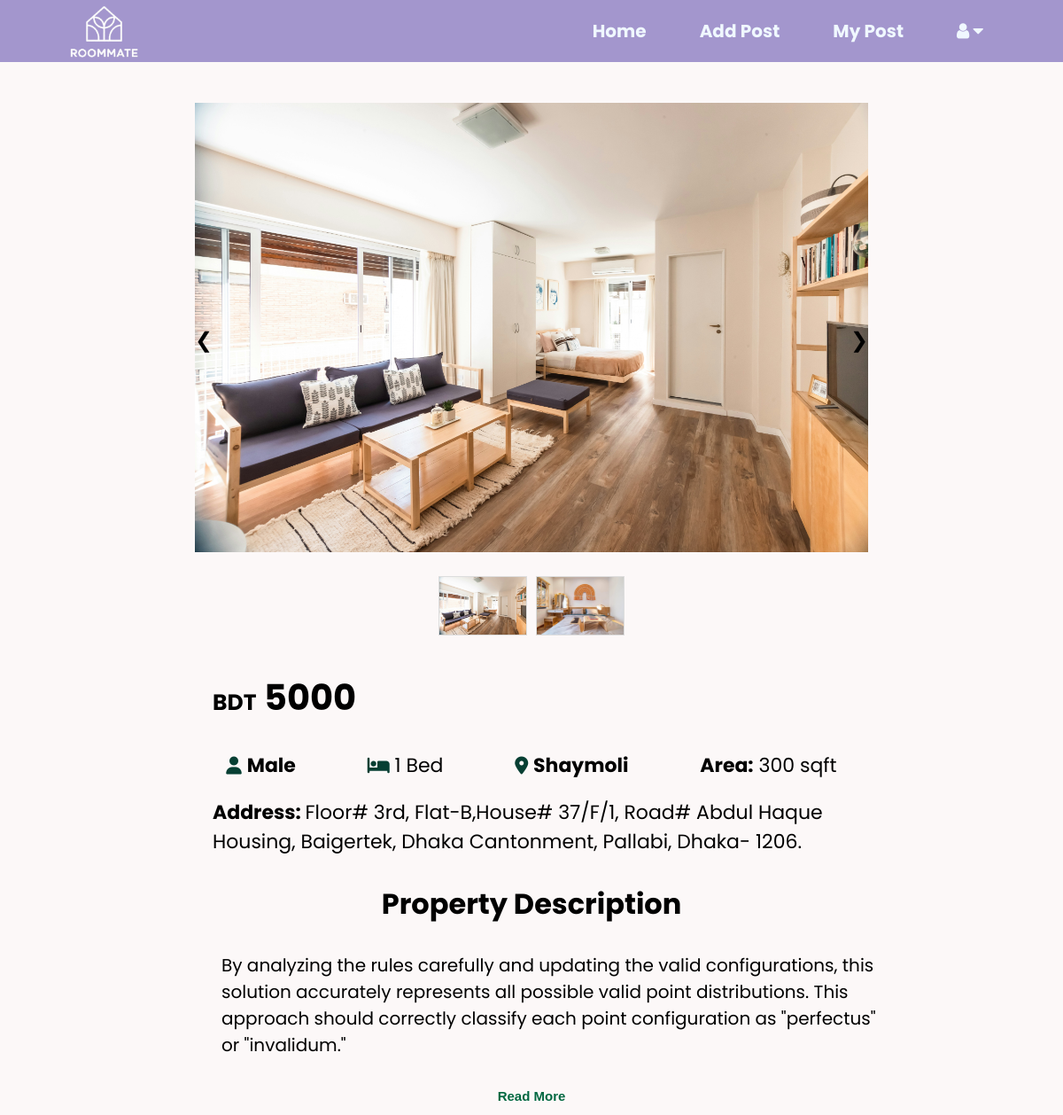
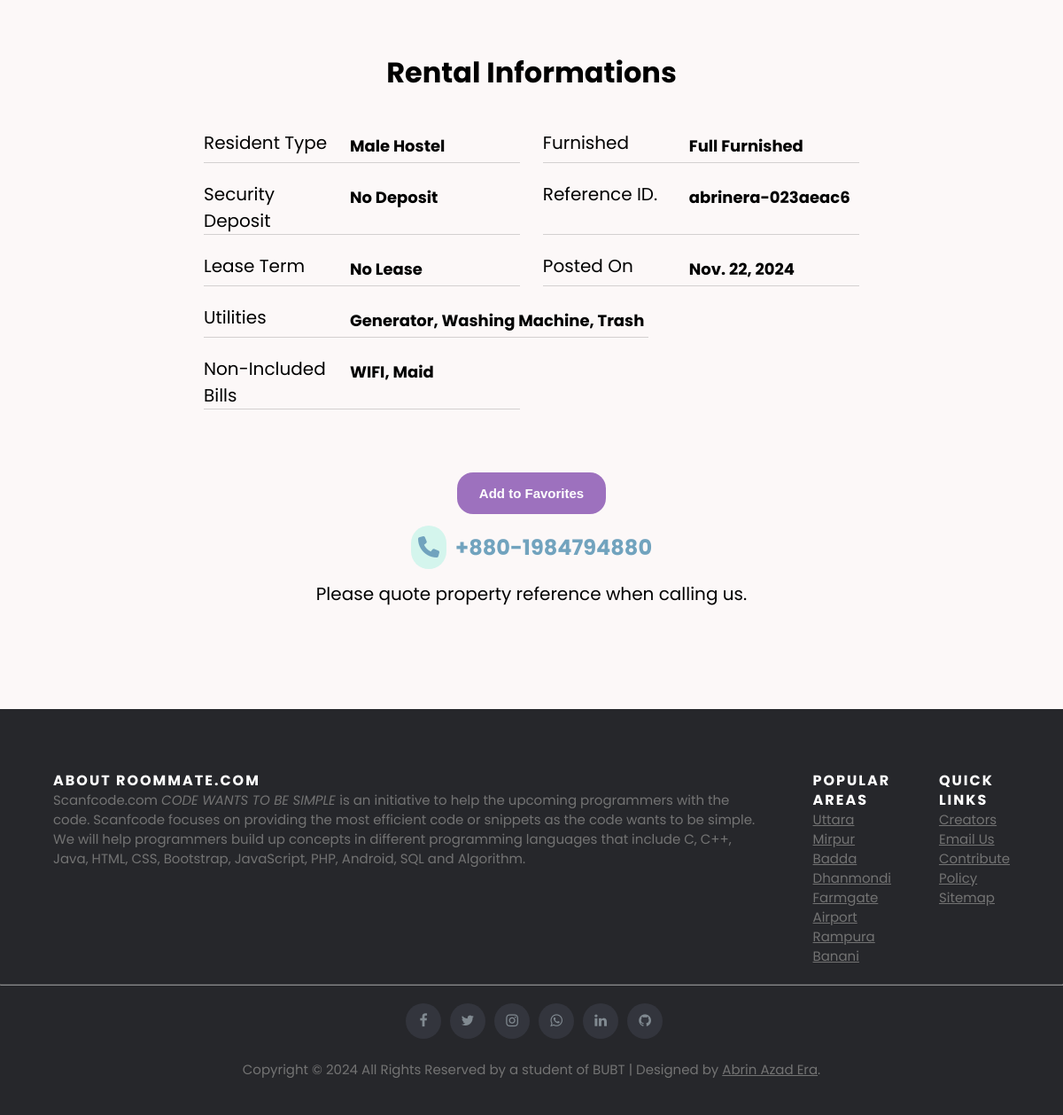
/view_details?post_id=abrinera-023aeac6, run on the app's committed database (2 pictures, top to bottom).
### webapp/models.py (models this page shows)
class Post(models.Model):
    DURATION_CHOICES = [
        (1, "2 Weeks"),
        (2, "3 Weeks"),
        (3, "1 Month"),
        (4, "2 Months"),
    ]
    SECURITY_DEPOSIT_CHOICES = [
        ("No Deposit", "No Deposit"),
        ("Half Month Rent", "Half Month Rent"),
        ("1 Month Rent", "1 Month Rent"),
        ("2 Months Rent", "2 Months Rent"),
    ]
    LEASE_TERM_CHOICES = [
        ("No Lease", "No Lease"),
        ("4 Months", "4 Months"),
        ("6 Months", "6 Months"),
        ("1 Year", "1 Year"),
        ("2 Years", "2 Years"),
        ("Other", "Other"),
    ]
    post_id = models.CharField(max_length=20, unique=True, primary_key=True)
    duration = models.IntegerField(choices=DURATION_CHOICES, default=4)
    tenant_type = models.CharField(max_length=100)
    location = models.CharField(max_length=100)
    bed = models.CharField(max_length=100)
    resident_type = models.CharField(max_length=100)
    description = models.TextField()
    address = models.CharField(max_length=255)
    rent = models.PositiveIntegerField()
    area = models.PositiveIntegerField(null=True, blank=True)  # Optional
    furnished = models.CharField(max_length=100)
    security_deposit = models.CharField(max_length=50, choices=SECURITY_DEPOSIT_CHOICES, default="No Deposit")
    lease_term = models.CharField(max_length=50, choices=LEASE_TERM_CHOICES, default="No Lease")
    utilities_included = models.JSONField(default=list, blank=True)  # List of selected utilities
    non_included_bills = models.JSONField(default=list, blank=True)  # List of selected non-included bills
    image1 = models.ImageField(null=True, blank= True, upload_to='post/')
    image2 = models.ImageField(null=True, blank= True, upload_to='post/')
    image3 = models.ImageField(null=True, blank= True, upload_to='post/')
    image4 = models.ImageField(null=True, blank= True, upload_to='post/')
    entry_date = models.DateField(auto_now_add=True)
    '''created_at = models.DateTimeField(auto_now_add=True)
    expires_at = models.DateTimeField()

    def save(self, *args, **kwargs):
        # Set `expires_at` based on `duration` when saving
        if not self.expires_at:
            duration_mapping = {
                1: 14,  # 2 Weeks
                2: 21,  # 3 Weeks
                3: 30,  # 1 Month
                4: 60,  # 2 Months
            }
            self.expires_at = now() + timedelta(days=duration_mapping.get(self.duration, 60))
        super().save(*args, **kwargs)'''

### webapp/views.py (the view)
# urls.py: path('view_details',views.view_details,name='view_details'),
def view_details(request):
    post_id = request.GET.get('post_id')
    rent = Post.objects.filter(post_id=post_id)
    return render(request, 'view_details.html',{'rent': rent})

### webapp/templates/view_details.html (shortened to what this page needs)
{% load static %}
<!DOCTYPE html>
<html lang="en">
<head>
    <link rel="stylesheet" href="{% static 'view_details.css' %}">
    <link rel="stylesheet" href="https://cdnjs.cloudflare.com/ajax/libs/font-awesome/6.5.1/css/all.min.css" />
    <link rel="stylesheet" href="https://cdnjs.cloudflare.com/ajax/libs/font-awesome/4.7.0/css/font-awesome.min.css">
</head>
<body>
<div class="slide-background">
    <div class="menu_bar">
    <img src="{% static 'img/roommate-logo-white.png' %}" class="logo">
    <ul>
        <li><a href="home">Home</a></li>
        <li><a href="add_post">Add Post</a></li>
        <li><a href="my_post">My Post</a></li>
        <li><a href="#"><i class="fa fa-user" aria-hidden="true"></i> <i class="fa fa-caret-down"></i></a>
        </li>
    </ul>
</div>
<div class="container">
  {%for prop in rent %}
    <div class="main-image-container">
      <img src={{prop.image1}} alt="Main Product Image" class="main-image">
      <div class="navigation-arrows">
        <span class="navigation-arrow" onclick="changeImage(1)">&#10094;</span>
        <span class="navigation-arrow" onclick="changeImage(1)">&#10095;</span>
      </div>
    </div>
    <div class="small-images">
      {% if prop.image1 %}
      <img src="{{ prop.image1.url }}" alt="Small Image 1" class="small-image" onclick="changeMainImage(this)">
      {% endif %}
      {% if prop.image2 %}
      <img src="{{ prop.image2.url }}" alt="Small Image 2" class="small-image" onclick="changeMainImage(this)">
      {% endif %}
  </div>
    <div class="product-info">
      <div class="product-details">
        <h1 class="price"><span class="bdt">BDT</span> {{prop.rent}}</h1>
        <div class="info-container">
          <p class="location">
              <span class="icon"><i class="fa-solid fa-user"></i></span>
              <span class="Abold">{{ prop.tenant_type }}</span>
          </p>
          <p class="bed">
              <span class="icon"><i class="fa-solid fa-bed"></i></span>
              {{ prop.bed }}
          </p>
          <p class="location">
            <span class="icon"><i class="fa-solid fa-location-dot"></i></span>
            <span class="Abold">{{prop.location}}</span></p>
          <p class="area">
              <span class="Abold">Area:</span>
              {{ prop.area }} sqft
          </p>
      </div>
        <p class="area"><span class="Abold">Address: </span> {{prop.address}}</p>
      </div>
    </div>
    <div class="description">
      <h1>Property Description</h1>
      <div class="content">
        <p class="paragraph">{{prop.description}}</p>
        <button class="read-more-btn" onclick="toggleReadMore()">Read More </button>
      </div>
    </div>
    <div class="property-info">
      <h1>Rental Informations </h1>
      <form class="form">
        <div class="form-group">
          <label>Resident Type</label>
          <p>{{prop.resident_type}}</p>
        </div>
        <div class="form-group">
          <label >Furnished</label>
          <p>{{prop.furnished}}</p>
        </div>
        <div class="form-group">
          <label>Security Deposit</label>
          <p>{{prop.security_deposit}}</p>
        </div>
        <div class="form-group">
          <label>Reference ID.</label>
          <p>{{prop.post_id}}</p>
        </div>
        <div class="form-group">
          <label>Lease Term</label>
          <p>{{prop.lease_term}}</p>
        </div>
        <div class="form-group">
          <label>Posted On</label>
          <p>{{prop.entry_date}}</p>
        </div>
        <div class="form-group">
            <label>Utilities </label>
            <p>
              {% if prop.utilities_included %}
                  {% for utility in prop.utilities_included %}
                      {{ utility }}{% if not forloop.last %}, {% endif %}
                  {% endfor %}
              {% endif %}
            </p>
          </div>
          <div class="form-group">
            <label>Non-Included Bills</label>
            <p>
              {% if prop.non_included_bills %}
                  {% for non_utility in prop.non_included_bills %}
                      {{ non_utility }}{% if not forloop.last %}, {% endif %}
                  {% endfor %}
              {% endif %}
            </p>
          </div>
      </form>
      <button type="button" onclick="window.location.href='{% url 'add_fav' %}?post_id={{ prop.post_id }}'">Add to Favorites</button>
    </div>
    <div class="contact">
      <div class="contact-no">
        <h2><span class="call"><i class="fa-solid fa-phone"></i></span>&nbsp;&nbsp;+880-1984794880</h2>
        <p>Please quote property reference when calling us.</p>
      </div>
    </div>
  </div>
{%endfor%}
    <footer class="site-footer">
        <div >
          <div class="footer-row">
            <div class="col-sm-12 col-md-6">
              <h6>About Roommate.com</h6>
              <p class="text-justify">Scanfcode.com <i>CODE WANTS TO BE SIMPLE </i> is an initiative  to help the upcoming
                programmers with the code. Scanfcode focuses on providing the most efficient code or snippets as the code
                wants to be simple. We will help programmers build up concepts in different programming languages that
                include C, C++, Java, HTML, CSS, Bootstrap, JavaScript, PHP, Android, SQL and Algorithm.</p>
            </div>
            <div class="col-xs-6 col-md-3">
              <h6>Popular Areas</h6>
              <ul class="footer-links">
                <li><a href="">Uttara</a></li>
                <li><a href="">Mirpur</a></li>
                <li><a href="">Badda</a></li>
                <li><a href="">Dhanmondi</a></li>
                <li><a href="">Farmgate</a></li>
                <li><a href="">Airport</a></li>
                <li><a href="">Rampura</a></li>
                <li><a href="">Banani</a></li>
              </ul>
            </div>
            <div class="col-xs-6 col-md-3">
              <h6>Quick Links</h6>
              <ul class="footer-links">
                <li><a href="">Creators</a></li>
                <li><a href="">Email Us</a></li>
                <li><a href="">Contribute</a></li>
                <li><a href="">Policy</a></li>
                <li><a href="">Sitemap</a></li>
              </ul>
            </div>
          </div>
          <hr>
        </div>
        <div>
          <div class="foot">
            <div class="col-md-4 col-sm-6 col-xs-12">
              <ul class="social-icons">
                <li><a class="facebook" href="#"><i class="fa fa-facebook"></i></a></li>
                <li><a class="twitter" href="#"><i class="fa fa-twitter"></i></a></li>
                <li><a class="instagram" href="#"><i class="fa fa-instagram"></i></a></li>
                <li><a class="whatsapp" href="#"><i class="fa fa-whatsapp"></i></a></li>
                <li><a class="linkedin" href="#"><i class="fa fa-linkedin"></i></a></li>
                <li><a class="github" href="#"><i class="fa fa-github"></i></a></li>
              </ul>
            </div>
            <div class="col-md-8 col-sm-6 col-xs-12">
                <p class="copyright-text">Copyright &copy; 2024 All Rights Reserved by a student of BUBT | Designed by <a href="https://www.facebook.com/ashvynie.era/">Abrin Azad Era</a>.</p>
            </div>
          </div>
        </div>
  </footer>
</body>
</html>

### webapp/static/view_details.css (style rules this page uses)
* { margin: 0; padding: 0; box-sizing: border-box; }
body { font-family: 'Poppins', sans-serif; background: #fcf8f8; }
.menu_bar { background-color: #9182c4d4; backdrop-filter: blur(5px); position: fixed; top: 0%; height: 70px; width: 100%; display: flex; align-items: center; justify-content: space-between; padding: 0 5%; z-index: 10; }
.logo { width: 175px; cursor: pointer; margin-left: -30px; }
.menu_bar ul { list-style: none; display: flex; }
.menu_bar ul li { padding: 10px 30px; position: relative; }
.menu_bar ul li a { color: aliceblue; text-decoration: none; font-weight: bold; font-size: 20px; }
.container { max-width: 800px; margin: 8% auto 5%; padding: 20px; text-align: center; }
.main-image-container { position: relative; }
.main-image { max-width: 100%; height: auto; margin-bottom: 20px; }
.small-images { display: flex; justify-content: center; gap: 10px; margin-bottom: 20px; }
.small-image { width: 100px; height: auto; border: 1px solid #ddd; cursor: pointer; }
.navigation-arrows { position: absolute; top: 50%; transform: translateY(-50%); width: 100%; display: flex; justify-content: space-between; }
.navigation-arrow { cursor: pointer; font-size: 24px; }
.product-info { display: flex; text-align: left; }
.product-details { padding: 20px; font-size: 22px; }
.Abold { font-weight: bold; }
.icon { color: #073F33; font-size: 20px; }
.price { font-size: 40px; }
.bdt { font-size: 25px; }
.description { min-height: 40vh; }
.paragraph { display: flex; overflow: hidden; max-height: 200px; width: 100%; text-align: left; font-size: 20px; margin: 30px; transition: max-height 0.3s ease; }
.read-more-btn { font-size: 15px; color: #073F33; background: none; border: none; font-weight: bolder; color:rgb(2, 104, 65); text-align: left; }
.price, .rtype,.area, .location { margin: 0 0 10px 0; }
.property-info { min-height: 40vh; }
.property-info h1 { margin-bottom: 30px; }
.form { display: flex; flex-wrap: wrap; justify-content: space-between; }
.form-group { display: flex; margin: 10px; min-width: 47%; border-bottom: 1px solid #d3d0d0fd; }
.form-group label { margin-right: 10px; text-align: left; width: 150px; color: black; font-size: 20px; }
.form-group p { font-size: 18px; color: black; padding: 5px; font-weight: bold; }
.property-info button { font-size: 15px; padding: 15px 25px; margin-top: 8%; border: none; border-radius: 18px; font-weight: bold; background-color:#9d71be; color: white; cursor: pointer; transition: background-color 0.3s ease; }
.contact { min-height: 15vh; }
.contact-no h2 { color: #71a3be; margin: 20px; }
.contact-no p { font-size: 20px; margin: 20px; }
.call { background-color: #d4f5ed; padding: 8px; border-radius: 50px; }
.site-footer { background-color:#26272b; padding:45px 0 20px; font-size:15px; line-height:22px; color:#737373; bottom: 0%; }
.footer-row { margin:20px 5%; display: flex; flex-direction: row; gap: 5%; }
.site-footer hr { border-top-color:#bbb; opacity:0.5 }
.site-footer h6 { color:#fff; font-size:16px; text-transform:uppercase; margin-top:5px; letter-spacing:2px }
.site-footer a { color:#737373; }
.footer-links { padding-left:0; list-style:none }
.footer-links li { display:block }
.footer-links a { color:#737373 }
.site-footer .social-icons { text-align:right }
.site-footer .social-icons a { width:40px; height:40px; line-height:40px; margin-top: 20px; margin-left:6px; margin-right:0; border-radius:100%; background-color:#33353d }
.foot { margin-left: 5%; margin-right: 5%; align-items: center; justify-items: center; }
.copyright-text { margin:20px }
.social-icons { padding-left:0; margin-bottom:0; list-style:none }
.social-icons li { display:inline-block; margin-bottom:4px }
.social-icons a { background-color:#eceeef; color:#818a91; font-size:16px; display:inline-block; line-height:44px; width:44px; height:44px; text-align:center; margin-right:8px; border-radius:100%; -webkit-transition:all .2s linear; -o-transition:all .2s linear; transition:all .2s linear }

### webapp/templates/view_details.html (style rules this page uses)
.info-container { display: flex; gap: 50px; align-items: center; }
.info-container p { display: inline-block; margin: 20px auto; padding: 0; }

### data on the page
Post: rent "5000", tenant_type "Male", bed "1 Bed", location "Shaymoli", area "300", address "Floor# 3rd, Flat-B,House# 37/F/1, Road# Abdul Haque Housing, Baigertek, Dhaka Cantonment, Pallabi, Dhaka- 1206.", description "By analyzing the rules carefully and updating the valid configurations, this solution accurately represents all possible valid point distributions. This approach should correctly classify each point configuration as \"perfectus\" or \"invalidum.\"", resident_type "Male Hostel", furnished "Full Furnished", security_deposit "No Deposit", post_id "abrinera-023aeac6", lease_term "No Lease", entry_date "Nov. 22, 2024", utilities_included "Generator" "Washing Machine" "Trash", non_included_bills "WIFI" "Maid"
